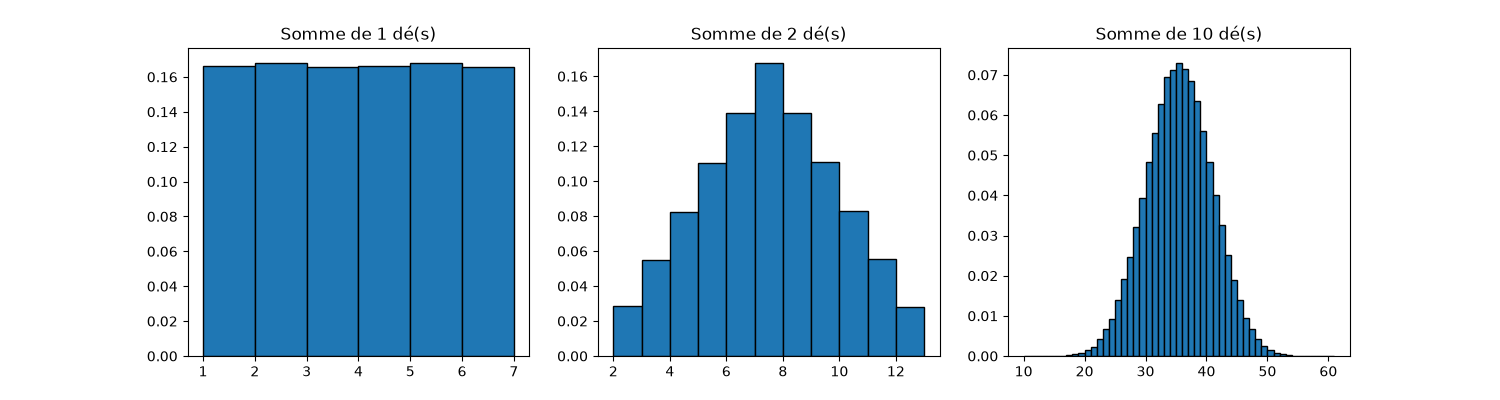

Generate this figure with Python:
import numpy as np
import matplotlib.pyplot as plt

n = 100_000
fig, axes = plt.subplots(1, 3, figsize=(15, 4))

for ax, nb_des in zip(axes, [1, 2, 10]):
    lancers = np.random.randint(1, 7, size=(n, nb_des))
    sommes = lancers.sum(axis=1)
    ax.hist(sommes, bins=range(nb_des, 6 * nb_des + 2), density=True, edgecolor="black")
    ax.set_title(f"Somme de {nb_des} dé(s)")

plt.savefig("phase-0-fondations/03-probabilites-stats/tcl.png")
print("Graphique enregistré")

notes = np.array([6, 8, 10, 12, 14, 200])
z = (notes - np.mean(notes)) / np.std(notes)
print(z)
